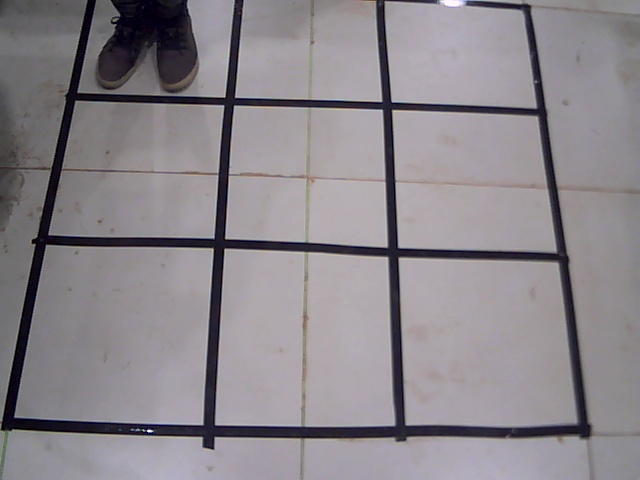
#> input picture images/1/img7.jpg, 640 x 480 px, found by its file name
$ python box_detection.py
#> lines starting #> are read from the running program, lines starting #| are printed output that depends on the picture; after the words box and inside, x2 and y2 are one past the last pixel; in counts of white or black regions, pixels touching at a corner belong together
import cv2
import numpy as np
import matplotlib.pyplot as plt

def sort_contours(cnts, method="left-to-right"):
    # initialize the reverse flag and sort index
    reverse = False
    i = 0

    # handle if we need to sort in reverse
    if method == "right-to-left" or method == "bottom-to-top":
        reverse = True

    # handle if we are sorting against the y-coordinate rather than
    # the x-coordinate of the bounding box
    if method == "top-to-bottom" or method == "bottom-to-top":
        i = 1

    # construct the list of bounding boxes and sort them from top to
    # bottom
    boundingBoxes = [cv2.boundingRect(c) for c in cnts]
    (cnts, boundingBoxes) = zip(*sorted(zip(cnts, boundingBoxes),
                                        key=lambda b: b[1][i], reverse=reverse))

    # return the list of sorted contours and bounding boxes
    return (cnts, boundingBoxes)

def box_extraction(img_for_box_extraction_path, cropped_dir_path):

#> called with img_for_box_extraction_path = 'img7.jpg', cropped_dir_path = './Cropped/'
    coord = [[0]*4]*11

    img = cv2.imread(img_for_box_extraction_path, 0)  # Read the image
#> img: shape (480, 640); min 0, max 254, mean 136.1
    (thresh, img_bin) = cv2.threshold(img, 128, 255,
                                      cv2.THRESH_BINARY | cv2.THRESH_OTSU)  # Thresholding the image
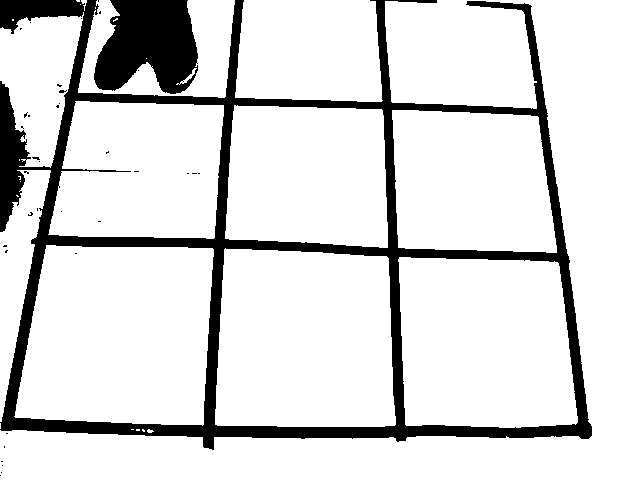
#> img_bin: shape (480, 640); 85.8% white; 36 black regions (34 under 20 px), largest, box (x1, y1, x2, y2) and area: (0, 0, 592, 450) 36123, (94, 0, 198, 94) 7262
#> thresh = 95
    img_bin = 255-img_bin  # Invert the image

    cv2.imwrite("Image_bin.jpg",img_bin)

    # Defining a kernel length
    kernel_length = np.array(img).shape[1]//40
#> kernel_length = 16

    # A verticle kernel of (1 X kernel_length), which will detect all the verticle lines from the image.
    verticle_kernel = cv2.getStructuringElement(cv2.MORPH_RECT, (1, kernel_length))
    # A horizontal kernel of (kernel_length X 1), which will help to detect all the horizontal line from the image.
    hori_kernel = cv2.getStructuringElement(cv2.MORPH_RECT, (kernel_length, 1))
    # A kernel of (3 X 3) ones.
    kernel = cv2.getStructuringElement(cv2.MORPH_RECT, (3, 3))

    # Morphological operation to detect verticle lines from an image
    img_temp1 = cv2.erode(img_bin, verticle_kernel, iterations=3)
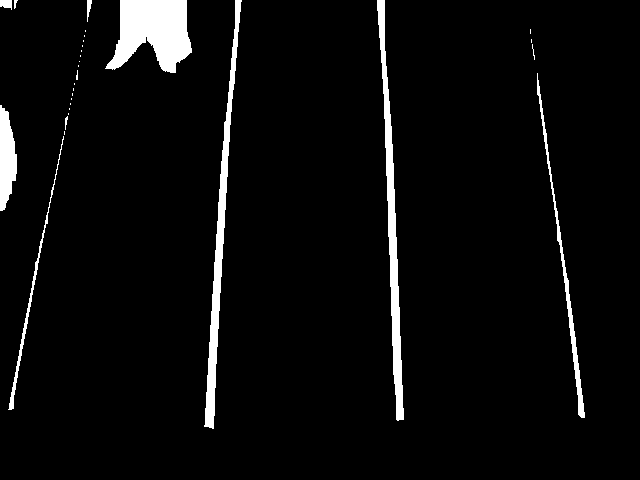
#> img_temp1: shape (480, 640); 4.4% white; 30 white regions (20 under 20 px), largest, box (x1, y1, x2, y2) and area: (105, 0, 192, 73) 4179, (377, 0, 404, 421) 3050, (204, 0, 242, 429) 2997
    verticle_lines_img = cv2.dilate(img_temp1, verticle_kernel, iterations=3)
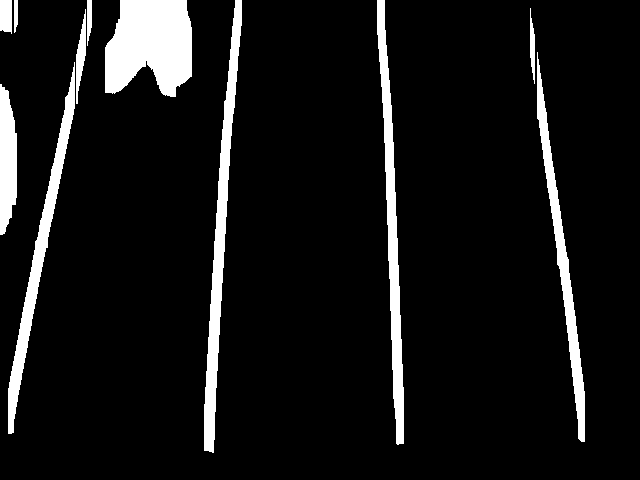
#> verticle_lines_img: shape (480, 640); 8.4% white; 11 white regions, largest, box (x1, y1, x2, y2) and area: (105, 0, 192, 97) 6687, (204, 0, 242, 453) 4560, (377, 0, 404, 445) 4097
    cv2.imwrite("verticle_lines.jpg",verticle_lines_img)

    # Morphological operation to detect horizontal lines from an image
    img_temp2 = cv2.erode(img_bin, hori_kernel, iterations=3)
#> img_temp2: shape (480, 640); 5% white; 17 white regions (7 under 20 px), largest, box (x1, y1, x2, y2) and area: (0, 420, 571, 438) 5225, (55, 237, 548, 260) 3739, (88, 94, 527, 114) 2616
    horizontal_lines_img = cv2.dilate(img_temp2, hori_kernel, iterations=3)
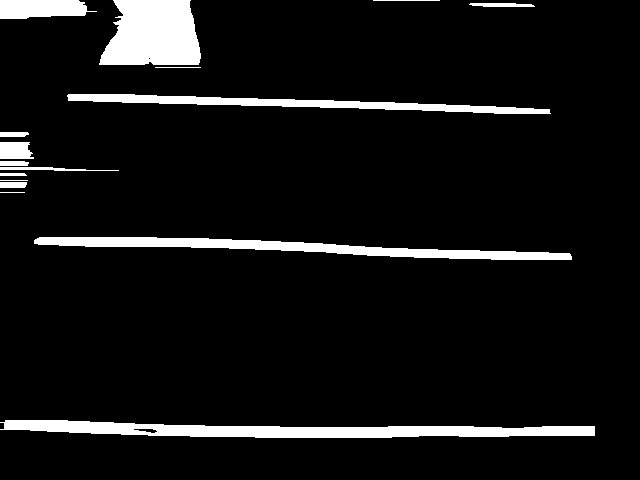
#> horizontal_lines_img: shape (480, 640); 7.6% white; 16 white regions, largest, box (x1, y1, x2, y2) and area: (0, 420, 595, 438) 6353, (99, 0, 201, 65) 5447, (34, 237, 572, 260) 4774
    cv2.imwrite("horizontal_lines.jpg",horizontal_lines_img)

    # Weighting parameters, this will decide the quantity of an image to be added to make a new image.
    alpha = 0.4
    beta = 1.0 - alpha
    # This function helps to add two image with specific weight parameter to get a third image as summation of two image.
    img_final_bin = cv2.addWeighted(verticle_lines_img, alpha, horizontal_lines_img, beta, 0.0)
    img_final_bin = cv2.erode(~img_final_bin, kernel, iterations=2)
    (thresh, img_final_bin) = cv2.threshold(img_final_bin, 128, 255, cv2.THRESH_BINARY | cv2.THRESH_OTSU)
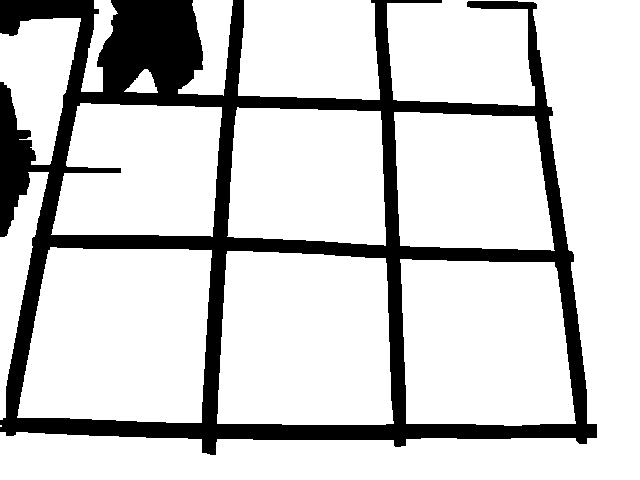
#> img_final_bin: shape (480, 640); 81.1% white; 1 black region
#> thresh = 153

    # For Debugging
    # Enable this line to see verticle and horizontal lines in the image which is used to find boxes
    cv2.imwrite("img_final_bin.jpg",img_final_bin)
    # Find contours for image, which will detect all the boxes
    contours, hierarchy = cv2.findContours(
        img_final_bin, cv2.RETR_TREE, cv2.CHAIN_APPROX_SIMPLE)
#> contours = 14 contours, 1 with area under 20; largest, box (x1, y1, x2, y2) and area: (0, 0, 640, 480) 72391, (17, 247, 212, 423) 29546, (217, 251, 394, 425) 28310, (400, 259, 576, 426) 26232, (227, 107, 386, 246) 19769
    # Sort all the contours by top to bottom.
    (contours, boundingBoxes) = sort_contours(contours, method="top-to-bottom")
#> in sort_contours, `boundingBoxes = [cv2.boundingRect(c) for c in cnts]`: boundingBoxes = 14 items, first 6: (0, 425, 2, 2), (400, 259, 176, 167), (217, 251, 177, 174), (17, 247, 195, 176), (0, 172, 49, 248), (394, 112, 161, 139)
#> in sort_contours, `(cnts, boundingBoxes) = zip(*sorted(zip(cnts, boundingBoxes), key=lamb..`: cnts has the same summary as contours in box_extraction; boundingBoxes = 14 items, first 6: (0, 0, 640, 480), (238, 0, 142, 100), (178, 0, 55, 96), (81, 0, 37, 92), (0, 18, 81, 147), (124, 69, 34, 24)

    idx = 0
    av = []
    coord = [[0]*4]*11
    for c in contours:
        # Returns the location and width,height for every contour
        x, y, w, h = cv2.boundingRect(c)

        # If the box height is greater then 20, widht is >80, then only save it as a box in "cropped/" folder.
        if (w > 10 and h > 10) :

            new_img = img[y:y+h, x:x+w]
            av.append(np.mean(img[y:y+h, x:x+w]))
            print("Coordinates of image",idx,": ",x,x+w,y,y+h)
            cv2.imwrite(cropped_dir_path+str(idx) + '.png', new_img)
            idx += 1
#> this loop made 14 passes
#> (c, x, y, w, h) on pass 14: ([[0, 425], [0, 426], [1, 426], [1, 425]], 0, 425, 2, 2)
#| Coordinates of image 0 :  0 640 0 480
#| Coordinates of image 1 :  238 380 0 100
#| Coordinates of image 2 :  178 233 0 96
#| Coordinates of image 3 :  81 118 0 92
#| Coordinates of image 4 :  0 81 18 165
#| Coordinates of image 5 :  124 158 69 93
#| Coordinates of image 6 :  51 222 103 237
#| Coordinates of image 7 :  227 386 107 246
#> (further printed lines are left out)
#> pass 2, in box_extraction, `new_img = img[y:y+h, x:x+w]`:
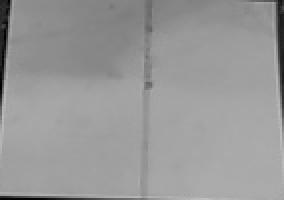
#> new_img: shape (100, 142) (shown 2 times larger); min 0, max 191, mean 152.5
#> pass 3, in box_extraction, `new_img = img[y:y+h, x:x+w]`:
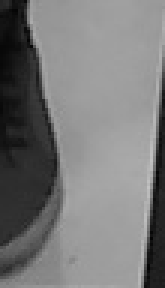
#> new_img: shape (96, 55) (shown 3 times larger); min 3, max 194, mean 120.3
#> after the loop, av = [136.1, 152.5, 120.3, 72.56, 96.03, 104.4, 130.5, 161.1, 155.8, 93.68, 134.7, 163.8, 154.4]; idx = 13
    return av

    # For Debugging
    # Enable this line to see all contours.
    # cv2.drawContours(img, contours, -1, (0, 0, 255), 3)
    # cv2.imwrite("./Temp/img_contour.jpg", img)


av = box_extraction("img7.jpg", "./Cropped/")
